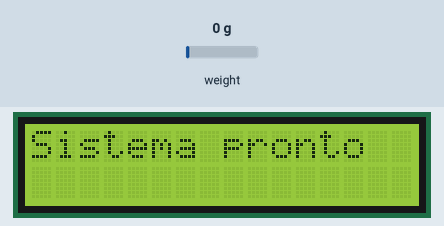
A sketch run on a simulated Arduino Uno, built with avr-gcc and run on an emulated ATmega328P. On the bench: 16×2 character LCD. The test bench sets the inputs (shaded band); at power-on: weight on the scale 0 g.

Above: at 3.2 s.
At 5.3 s:
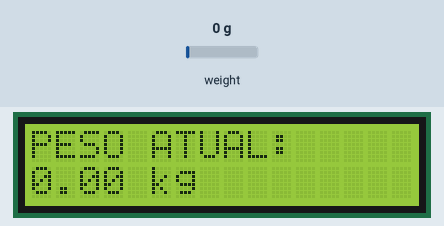
5.4 s: weight on the scale set to 100 g
At 6.4 s:
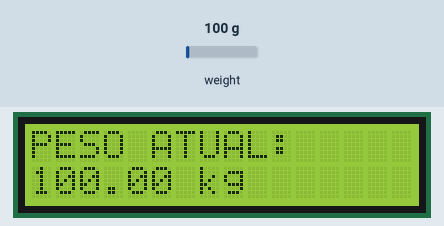
7.1 s: weight on the scale set to 1250 g
At 8.9 s:
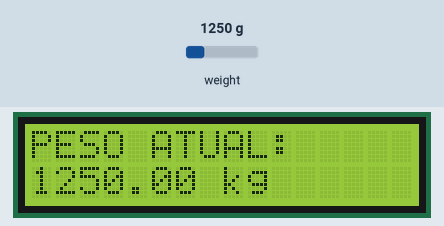
9.2 s: weight on the scale set to 2500 g
At 10.4 s:
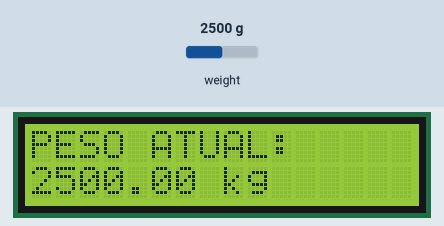
Timing chart, 0 to 12.2 s (numbered marks = the images above; inputs shaded):
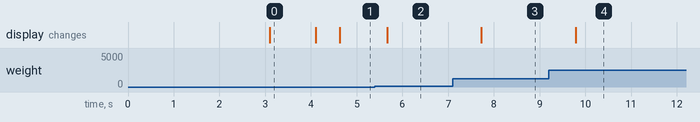

The sketch:

sketch.ino
```cpp
#include <Wire.h>
#include <LiquidCrystal_I2C.h>
#include <HX711.h>

// Pinos do HX711
#define DOUT 3
#define SCK 2

HX711 scale;

// Endereço do LCD
LiquidCrystal_I2C lcd(0x27, 16, 2);

// Fator de calibração da sua célula de carga
float fator_calibracao = 420.5;

void setup() {
  // Inicializa o LCD
  lcd.init();
  lcd.backlight();

  lcd.setCursor(0, 0);
  lcd.print("Monitoramento");
  lcd.setCursor(0, 1);
  lcd.print("de Peso");

  delay(2000);

  // Inicializa o HX711
  scale.begin(DOUT, SCK);

  // Aplica o fator de calibração ANTES de fazer a tara
  scale.set_scale(fator_calibracao);

  // Tara inicial (zera a balança)
  scale.tare();

  lcd.clear();

  lcd.setCursor(0, 0);
  lcd.print("Sistema pronto");

  delay(1000);
  lcd.clear();
}

void loop() {

  if (scale.is_ready()) {

    // get_units(5) tira uma média de 5 leituras, deixando o peso mais estável
    float peso = scale.get_units(5);

    lcd.setCursor(0, 0);
    lcd.print("PESO ATUAL:     "); // Espaços extras limpam lixo na tela

    lcd.setCursor(0, 1);
    lcd.print(peso, 2); // O "2" indica que queremos 2 casa decimal
    lcd.print(" kg      "); // Unidade de medida em kg

  } else {

    lcd.setCursor(0, 0);
    lcd.print("HX711 ERRO      ");

  }

  delay(500);
}
```

Measured:
- after the input at 5.4 s, the display: changes after 0.26 s (image 2)
- after the input at 7.1 s, the display: changes after 0.63 s (image 3)
- after the input at 9.2 s, the display: changes after 0.59 s (image 4)
- what the display in image 0 shows lasts 1.0 s, from 3.1 s to 4.1 s
